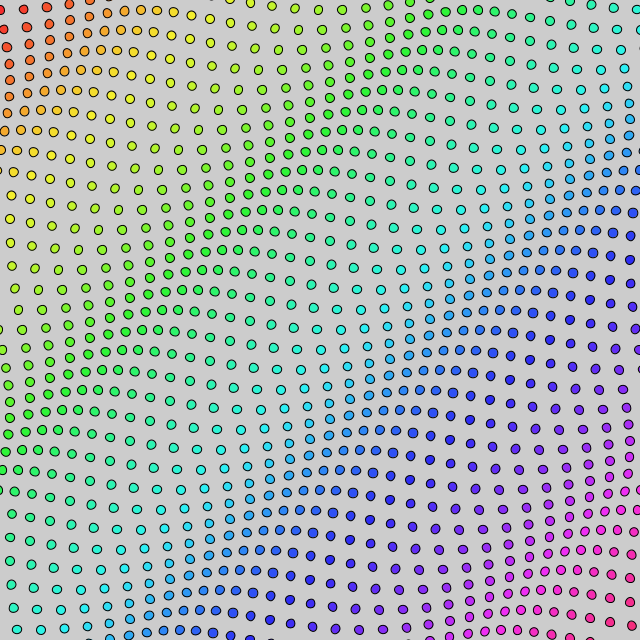
Frame 1 (no input)
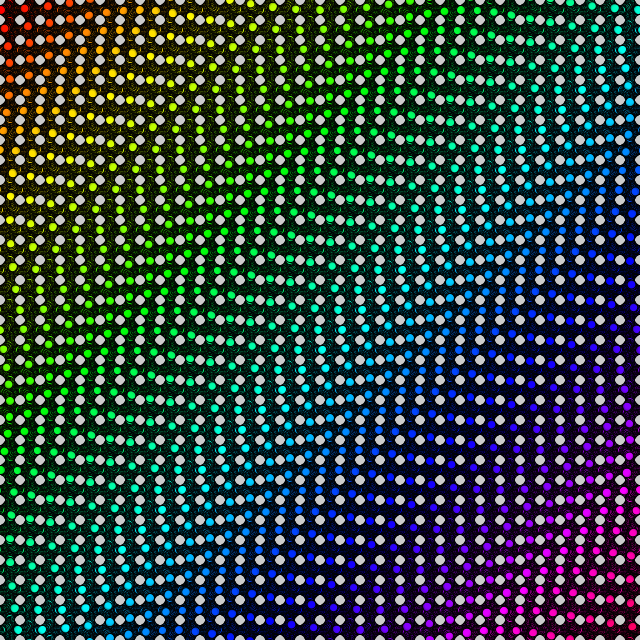
Frame 60 (the mouse pressed at the canvas centre just before this capture)
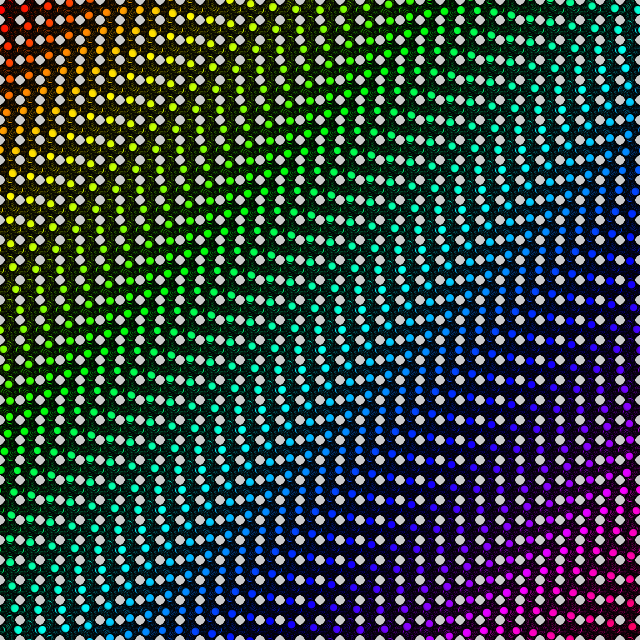
Frame 120 (the mouse held since frame 60 and released just before this capture)

The Processing sketch that drew these frames (run headless with seeded random() and noise(); from frame 60 on, the mouse is pressed at the canvas centre):

// Processing sketch: day020
// ── day020.pde
float v, f, g, h;
void setup() {
  size(640, 640);
  colorMode(3, 9);
}
void draw() {
  clear();
  for (f=0; f<660; f+=20)
    for (g=0; g<660; g+=20) {
      push();
      translate(f, g);
      rotate(-(h=f+g)/3+v);
      fill(h/150, 9, 9, 7);
      circle(0, 10, 9);
      pop();
    }
  v+=PI/30;
}
